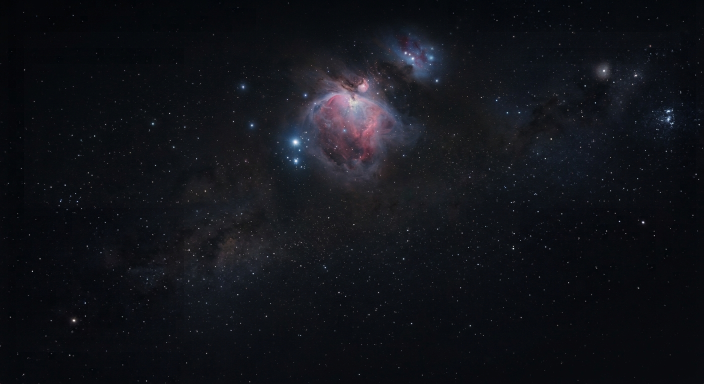
#> input picture frontend/design-console/assets/backdrop/orion-source.jpeg, 1408 x 768 px (shown at 1/2 size)
$ python backdrop.py
#> lines starting #> are read from the running program, lines starting #| are printed output that depends on the picture
#!/usr/bin/env python3
"""Derive the Mission page backdrop from its source frame.

`build.py` base64-inlines `assets/backdrop/orion-hero.webp` into the single-file
console. This script is what produces that file, kept in the repo so the
transform is reproducible rather than a one-off somebody ran once and forgot.

Three decisions are baked in here rather than in CSS:

  Crop to 16:9. The hero is a wide band and `background-size: cover` discards
  whatever does not fit at render time. Cropping first is the same visible
  result with fewer pixels to encode. Either axis can be the one in excess, so
  the crop works out which and trims that one about its centre.

  Lift the midtones, then pull the black back down. The source is a night sky:
  mostly near-black, with the nebula and dust living in the lower midtones.
  Scaling brightness linearly raises the empty sky as fast as the nebula and the
  void stops reading as void, so a gamma curve does the lifting and a black
  point pushes the sky back down afterwards. Measured over the frame, this takes
  the nebula's bright half up about 30% while the empty sky moves barely at all.

  The contrast the headline needs is bought by the gradient in the stylesheet,
  over the left third where the type actually sits, which leaves the rest of the
  frame free. Saturation comes down slightly so the nebula does not fight the
  teal the UI is built on.

  Encode at high quality. A night sky is mostly low-amplitude gradient, which is
  exactly where WebP bands, and banding is the one artefact that would read as a
  rendering fault rather than as compression.

Provenance: assets/backdrop/CREDIT.txt. The frame is generated artwork, not an
observation, which is why nothing on the page captions it as one.
"""

from __future__ import annotations

import sys
from pathlib import Path

import numpy
from PIL import Image, ImageEnhance

HERE = Path(__file__).resolve().parent
ASSETS = HERE.parent / "assets" / "backdrop"

SOURCE = ASSETS / "orion-source.jpeg"
OUTPUT = ASSETS / "orion-hero.webp"

ASPECT = 16 / 9
GAMMA = 0.62  # < 1 lifts midtones, leaves 0 at 0
BLACK_POINT = 0.10  # re-seats the sky after the lift, in post-gamma units
SATURATION = 0.90
QUALITY = 94


def main() -> int:
    if not SOURCE.exists():
        print(f"error: {SOURCE} not found — see CREDIT.txt for its origin", file=sys.stderr)
        return 1

    src = Image.open(SOURCE).convert("RGB")
#> src is the input picture: PIL image 1408x768 RGB; mean R, G, B 17.7, 19.5, 25.1
    width, height = src.size
#> width = 1408; height = 768

    if width / height >= ASPECT:
        target_width = round(height * ASPECT)
#> target_width = 1365
        left = (width - target_width) // 2
#> left = 21
        box = (left, 0, left + target_width, height)
#> box = (21, 0, 1386, 768)
    else:
        target_height = round(width / ASPECT)
        top = (height - target_height) // 2
        box = (0, top, width, top + target_height)

    frame = src.crop(box)

    levels = numpy.asarray(frame, dtype=numpy.float32) / 255.0
    levels = numpy.power(levels, GAMMA)
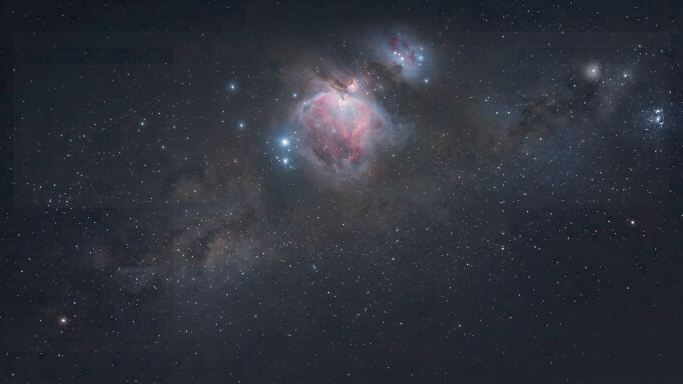
#> levels: shape (768, 1365, 3) float32 (shown at 1/2 size); mean R, G, B 0.18, 0.195, 0.23
    levels = numpy.clip((levels - BLACK_POINT) / (1.0 - BLACK_POINT), 0.0, 1.0)
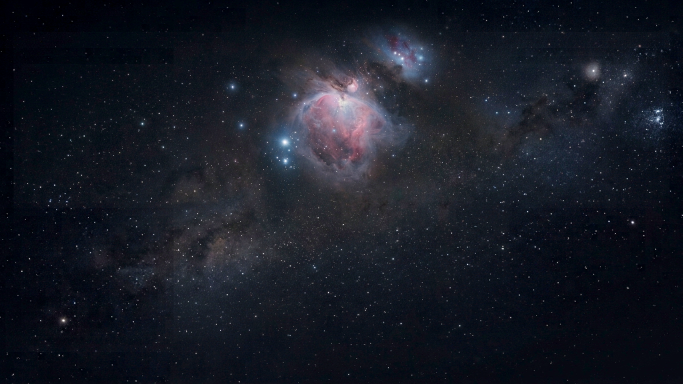
#> levels: shape (768, 1365, 3) float32 (shown at 1/2 size); mean R, G, B 0.0896, 0.105, 0.145
    frame = Image.fromarray((levels * 255.0).astype("uint8"))
    frame = ImageEnhance.Color(frame).enhance(SATURATION)
    frame.save(OUTPUT, "WEBP", quality=QUALITY, method=6)

    kb = OUTPUT.stat().st_size / 1024
    print(f"{OUTPUT.name} — {frame.size[0]}x{frame.size[1]}, {kb:.0f} KB")
#| orion-hero.webp — 1365x768, 258 KB
    return 0


if __name__ == "__main__":
    raise SystemExit(main())
#> (the program exits here)
